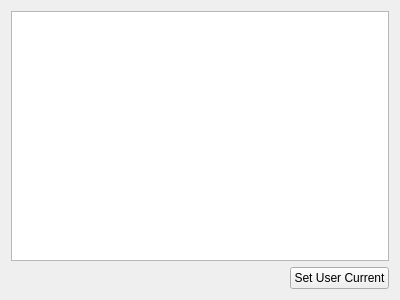
<?xml version="1.0" encoding="UTF-8"?>
<ui version="4.0">
 <class>Form</class>
 <widget class="QWidget" name="Form">
  <property name="geometry">
   <rect>
    <x>0</x>
    <y>0</y>
    <width>400</width>
    <height>300</height>
   </rect>
  </property>
  <property name="windowTitle">
   <string>Form</string>
  </property>
  <layout class="QVBoxLayout" name="verticalLayout">
   <item>
    <widget class="QListWidget" name="listWidget"/>
   </item>
   <item>
    <layout class="QHBoxLayout" name="horizontalLayout">
     <item>
      <spacer name="horizontalSpacer">
       <property name="orientation">
        <enum>Qt::Horizontal</enum>
       </property>
       <property name="sizeHint" stdset="0">
        <size>
         <width>40</width>
         <height>20</height>
        </size>
       </property>
      </spacer>
     </item>
     <item>
      <widget class="QPushButton" name="setUserButton">
       <property name="text">
        <string>Set User Current</string>
       </property>
      </widget>
     </item>
    </layout>
   </item>
  </layout>
 </widget>
 <resources/>
 <connections/>
</ui>
